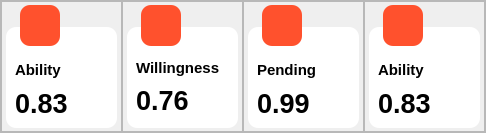
                            <widget class="QFrame" name="frame_11">
                             <property name="styleSheet">
                              <string notr="true">#QFrame{
	background-color: rgb(215, 187, 167);
border:0px solid red;
	color: rgb(12, 20, 36);
border-radius:30px
}</string>
                             </property>
                             <property name="frameShape">
                              <enum>QFrame::StyledPanel</enum>
                             </property>
                             <property name="frameShadow">
                              <enum>QFrame::Raised</enum>
                             </property>
                             <layout class="QHBoxLayout" name="horizontalLayout_36" stretch="0,1,1,0">
                              <property name="spacing">
                               <number>0</number>
                              </property>
                              <property name="leftMargin">
                               <number>0</number>
                              </property>
                              <property name="topMargin">
                               <number>0</number>
                              </property>
                              <property name="rightMargin">
                               <number>0</number>
                              </property>
                              <property name="bottomMargin">
                               <number>0</number>
                              </property>
                              <item>
                               <widget class="QFrame" name="frame_25">
                                <property name="minimumSize">
                                 <size>
                                  <width>121</width>
                                  <height>131</height>
                                 </size>
                                </property>
                                <property name="maximumSize">
                                 <size>
                                  <width>121</width>
                                  <height>131</height>
                                 </size>
                                </property>
                                <property name="frameShape">
                                 <enum>QFrame::StyledPanel</enum>
                                </property>
                                <property name="frameShadow">
                                 <enum>QFrame::Raised</enum>
                                </property>
                                <widget class="QFrame" name="frame_28">
                                 <property name="geometry">
                                  <rect>
                                   <x>19</x>
                                   <y>4</y>
                                   <width>40</width>
                                   <height>41</height>
                                  </rect>
                                 </property>
                                 <property name="styleSheet">
                                  <string notr="true">

QFrame{
padding:8px;
image: url(:/svg/img/svg/闪电-实.png);
	background-color: rgb(255, 81, 45);
border:0px solid red;
border-radius:10px
}</string>
                                 </property>
                                 <property name="frameShape">
                                  <enum>QFrame::StyledPanel</enum>
                                 </property>
                                 <property name="frameShadow">
                                  <enum>QFrame::Raised</enum>
                                 </property>
                                </widget>
                                <widget class="QFrame" name="frame_31">
                                 <property name="geometry">
                                  <rect>
                                   <x>5</x>
                                   <y>26</y>
                                   <width>111</width>
                                   <height>101</height>
                                  </rect>
                                 </property>
                                 <property name="styleSheet">
                                  <string notr="true">QFrame{
	background-color: rgb(255, 255, 255);
border:0px solid red;
border-radius:10px
}</string>
                                 </property>
                                 <property name="frameShape">
                                  <enum>QFrame::StyledPanel</enum>
                                 </property>
                                 <property name="frameShadow">
                                  <enum>QFrame::Raised</enum>
                                 </property>
                                 <layout class="QVBoxLayout" name="verticalLayout_23">
                                  <property name="spacing">
                                   <number>0</number>
                                  </property>
                                  <property name="topMargin">
                                   <number>24</number>
                                  </property>
                                  <item>
                                   <widget class="QLabel" name="label_29">
                                    <property name="font">
                                     <font>
                                      <family>Tahoma</family>
                                      <pointsize>11</pointsize>
                                      <weight>75</weight>
                                      <bold>true</bold>
                                     </font>
                                    </property>
                                    <property name="text">
                                     <string>Ability</string>
                                    </property>
                                   </widget>
                                  </item>
                                  <item>
                                   <layout class="QHBoxLayout" name="horizontalLayout_37">
                                    <item>
                                     <widget class="QLabel" name="label_30">
                                      <property name="font">
                                       <font>
                                        <family>Tahoma</family>
                                        <pointsize>20</pointsize>
                                        <weight>75</weight>
                                        <bold>true</bold>
                                       </font>
                                      </property>
                                      <property name="text">
                                       <string>0.83</string>
                                      </property>
                                     </widget>
                                    </item>
                                    <item>
                                     <widget class="QWidget" name="widget_7" native="true">
                                      <property name="maximumSize">
                                       <size>
                                        <width>16777215</width>
                                        <height>16</height>
                                       </size>
                                      </property>
                                      <property name="styleSheet">
                                       <string notr="true">image: url(:/buttom/img/buttom/上-小_up-small.svg);</string>
                                      </property>
                                     </widget>
                                    </item>
                                   </layout>
                                  </item>
                                 </layout>
                                </widget>
                                <zorder>frame_31</zorder>
                                <zorder>frame_28</zorder>
                               </widget>
                              </item>
                              <item>
                               <widget class="QFrame" name="frame_32">
                                <property name="minimumSize">
                                 <size>
                                  <width>121</width>
                                  <height>131</height>
                                 </size>
                                </property>
                                <property name="maximumSize">
                                 <size>
                                  <width>121</width>
                                  <height>131</height>
                                 </size>
                                </property>
                                <property name="frameShape">
                                 <enum>QFrame::StyledPanel</enum>
                                </property>
                                <property name="frameShadow">
                                 <enum>QFrame::Raised</enum>
                                </property>
                                <widget class="QFrame" name="frame_33">
                                 <property name="geometry">
                                  <rect>
                                   <x>19</x>
                                   <y>4</y>
                                   <width>40</width>
                                   <height>41</height>
                                  </rect>
                                 </property>
                                 <property name="styleSheet">
                                  <string notr="true">



QFrame{
padding:8px;
image: url(:/svg/img/svg/对比.png);
	background-color: rgb(255, 81, 45);
border:0px solid red;
border-radius:10px
}</string>
                                 </property>
                                 <property name="frameShape">
                                  <enum>QFrame::StyledPanel</enum>
                                 </property>
                                 <property name="frameShadow">
                                  <enum>QFrame::Raised</enum>
                                 </property>
                                </widget>
                                <widget class="QFrame" name="frame_34">
                                 <property name="geometry">
                                  <rect>
                                   <x>5</x>
                                   <y>26</y>
                                   <width>111</width>
                                   <height>101</height>
                                  </rect>
                                 </property>
                                 <property name="styleSheet">
                                  <string notr="true">QFrame{
	background-color: rgb(255, 255, 255);
border:0px solid red;
border-radius:10px
}</string>
                                 </property>
                                 <property name="frameShape">
                                  <enum>QFrame::StyledPanel</enum>
                                 </property>
                                 <property name="frameShadow">
                                  <enum>QFrame::Raised</enum>
                                 </property>
                                 <layout class="QVBoxLayout" name="verticalLayout_24">
                                  <property name="spacing">
                                   <number>0</number>
                                  </property>
                                  <property name="topMargin">
                                   <number>24</number>
                                  </property>
                                  <item>
                                   <widget class="QLabel" name="label_31">
                                    <property name="maximumSize">
                                     <size>
                                      <width>16777215</width>
                                      <height>32</height>
                                     </size>
                                    </property>
                                    <property name="font">
                                     <font>
                                      <family>Tahoma</family>
                                      <pointsize>11</pointsize>
                                      <weight>75</weight>
                                      <bold>true</bold>
                                     </font>
                                    </property>
                                    <property name="text">
                                     <string>Willingness</string>
                                    </property>
                                   </widget>
                                  </item>
                                  <item>
                                   <layout class="QHBoxLayout" name="horizontalLayout_38">
                                    <item>
                                     <widget class="QLabel" name="label_32">
                                      <property name="font">
                                       <font>
                                        <family>Tahoma</family>
                                        <pointsize>20</pointsize>
                                        <weight>75</weight>
                                        <bold>true</bold>
                                       </font>
                                      </property>
                                      <property name="text">
                                       <string>0.76</string>
                                      </property>
                                     </widget>
                                    </item>
                                    <item>
                                     <widget class="QWidget" name="widget_8" native="true">
                                      <property name="maximumSize">
                                       <size>
                                        <width>16777215</width>
                                        <height>16</height>
                                       </size>
                                      </property>
                                      <property name="styleSheet">
                                       <string notr="true">image: url(:/buttom/img/buttom/下-小_down-small.svg);</string>
                                      </property>
                                     </widget>
                                    </item>
                                   </layout>
                                  </item>
                                 </layout>
                                </widget>
                                <zorder>frame_34</zorder>
                                <zorder>frame_33</zorder>
                               </widget>
                              </item>
                              <item>
                               <widget class="QFrame" name="frame_38">
                                <property name="minimumSize">
                                 <size>
                                  <width>121</width>
                                  <height>131</height>
                                 </size>
                                </property>
                                <property name="maximumSize">
                                 <size>
                                  <width>121</width>
                                  <height>131</height>
                                 </size>
                                </property>
                                <property name="frameShape">
                                 <enum>QFrame::StyledPanel</enum>
                                </property>
                                <property name="frameShadow">
                                 <enum>QFrame::Raised</enum>
                                </property>
                                <widget class="QFrame" name="frame_39">
                                 <property name="geometry">
                                  <rect>
                                   <x>19</x>
                                   <y>4</y>
                                   <width>40</width>
                                   <height>41</height>
                                  </rect>
                                 </property>
                                 <property name="styleSheet">
                                  <string notr="true">





QFrame{
padding:8px;
image: url(:/svg/img/svg/箭头_页面_向上.png);
	background-color: rgb(255, 81, 45);
border:0px solid red;
border-radius:10px
}</string>
                                 </property>
                                 <property name="frameShape">
                                  <enum>QFrame::StyledPanel</enum>
                                 </property>
                                 <property name="frameShadow">
                                  <enum>QFrame::Raised</enum>
                                 </property>
                                </widget>
                                <widget class="QFrame" name="frame_40">
                                 <property name="geometry">
                                  <rect>
                                   <x>5</x>
                                   <y>26</y>
                                   <width>111</width>
                                   <height>101</height>
                                  </rect>
                                 </property>
                                 <property name="styleSheet">
                                  <string notr="true">QFrame{
	background-color: rgb(255, 255, 255);
border:0px solid red;
border-radius:10px
}</string>
                                 </property>
                                 <property name="frameShape">
                                  <enum>QFrame::StyledPanel</enum>
                                 </property>
                                 <property name="frameShadow">
                                  <enum>QFrame::Raised</enum>
                                 </property>
                                 <layout class="QVBoxLayout" name="verticalLayout_26">
                                  <property name="spacing">
                                   <number>0</number>
                                  </property>
                                  <property name="topMargin">
                                   <number>24</number>
                                  </property>
                                  <item>
                                   <widget class="QLabel" name="label_35">
                                    <property name="font">
                                     <font>
                                      <family>Tahoma</family>
                                      <pointsize>11</pointsize>
                                      <weight>75</weight>
                                      <bold>true</bold>
                                     </font>
                                    </property>
                                    <property name="text">
                                     <string>Pending</string>
                                    </property>
                                   </widget>
                                  </item>
                                  <item>
                                   <layout class="QHBoxLayout" name="horizontalLayout_40">
                                    <item>
                                     <widget class="QLabel" name="label_36">
                                      <property name="font">
                                       <font>
                                        <family>Tahoma</family>
                                        <pointsize>20</pointsize>
                                        <weight>75</weight>
                                        <bold>true</bold>
                                       </font>
                                      </property>
                                      <property name="text">
                                       <string>0.99</string>
                                      </property>
                                     </widget>
                                    </item>
                                    <item>
                                     <widget class="QWidget" name="widget_10" native="true">
                                      <property name="maximumSize">
                                       <size>
                                        <width>16777215</width>
                                        <height>16</height>
                                       </size>
                                      </property>
                                      <property name="styleSheet">
                                       <string notr="true">image: url(:/buttom/img/buttom/上-小_up-small.svg);</string>
                                      </property>
                                     </widget>
                                    </item>
                                   </layout>
                                  </item>
                                 </layout>
                                </widget>
                                <zorder>frame_40</zorder>
                                <zorder>frame_39</zorder>
                               </widget>
                              </item>
                              <item>
                               <widget class="QFrame" name="frame_26">
                                <property name="minimumSize">
                                 <size>
                                  <width>121</width>
                                  <height>131</height>
                                 </size>
                                </property>
                                <property name="maximumSize">
                                 <size>
                                  <width>121</width>
                                  <height>131</height>
                                 </size>
                                </property>
                                <property name="frameShape">
                                 <enum>QFrame::StyledPanel</enum>
                                </property>
                                <property name="frameShadow">
                                 <enum>QFrame::Raised</enum>
                                </property>
                                <widget class="QFrame" name="frame_29">
                                 <property name="geometry">
                                  <rect>
                                   <x>19</x>
                                   <y>4</y>
                                   <width>40</width>
                                   <height>41</height>
                                  </rect>
                                 </property>
                                 <property name="styleSheet">
                                  <string notr="true">

QFrame{
padding:8px;
image: url(:/svg/img/svg/闪电-实.png);
	background-color: rgb(255, 81, 45);
border:0px solid red;
border-radius:10px
}</string>
                                 </property>
                                 <property name="frameShape">
                                  <enum>QFrame::StyledPanel</enum>
                                 </property>
                                 <property name="frameShadow">
                                  <enum>QFrame::Raised</enum>
                                 </property>
                                </widget>
                                <widget class="QFrame" name="frame_35">
                                 <property name="geometry">
                                  <rect>
                                   <x>5</x>
                                   <y>26</y>
                                   <width>111</width>
                                   <height>101</height>
                                  </rect>
                                 </property>
                                 <property name="styleSheet">
                                  <string notr="true">QFrame{
	background-color: rgb(255, 255, 255);
border:0px solid red;
border-radius:10px
}</string>
                                 </property>
                                 <property name="frameShape">
                                  <enum>QFrame::StyledPanel</enum>
                                 </property>
                                 <property name="frameShadow">
                                  <enum>QFrame::Raised</enum>
                                 </property>
                                 <layout class="QVBoxLayout" name="verticalLayout_25">
                                  <property name="spacing">
                                   <number>0</number>
                                  </property>
                                  <property name="topMargin">
                                   <number>24</number>
                                  </property>
                                  <item>
                                   <widget class="QLabel" name="label_33">
                                    <property name="font">
                                     <font>
                                      <family>Tahoma</family>
                                      <pointsize>11</pointsize>
                                      <weight>75</weight>
                                      <bold>true</bold>
                                     </font>
                                    </property>
                                    <property name="text">
                                     <string>Ability</string>
                                    </property>
                                   </widget>
                                  </item>
                                  <item>
                                   <layout class="QHBoxLayout" name="horizontalLayout_39">
                                    <item>
                                     <widget class="QLabel" name="label_34">
                                      <property name="font">
                                       <font>
                                        <family>Tahoma</family>
                                        <pointsize>20</pointsize>
                                        <weight>75</weight>
                                        <bold>true</bold>
                                       </font>
                                      </property>
                                      <property name="text">
                                       <string>0.83</string>
                                      </property>
                                     </widget>
                                    </item>
                                    <item>
                                     <widget class="QWidget" name="widget_9" native="true">
                                      <property name="maximumSize">
                                       <size>
                                        <width>16777215</width>
                                        <height>16</height>
                                       </size>
                                      </property>
                                      <property name="styleSheet">
                                       <string notr="true">image: url(:/buttom/img/buttom/上-小_up-small.svg);</string>
                                      </property>
                                     </widget>
                                    </item>
                                   </layout>
                                  </item>
                                 </layout>
                                </widget>
                                <zorder>frame_35</zorder>
                                <zorder>frame_29</zorder>
                               </widget>
                              </item>
                             </layout>
                            </widget>
